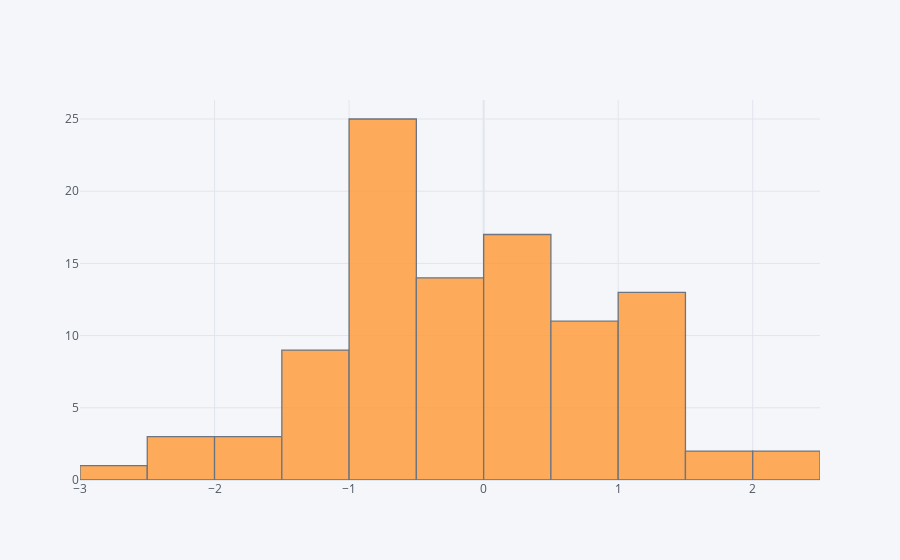

Notebook code for this chart:
### Markdown cell above
## histogram

### Code cell
df['A'].iplot(kind='hist',bins=25)

### Figure 1 — Plotly figure (JSON) as saved in the notebook; plotly's stock layout.template omitted (floating-point values rounded to 4 significant figures)
{"data": [{"histfunc": "count", "histnorm": "", "marker": {"color": "rgba(255, 153, 51, 1.0)", "line": {"color": "#4D5663", "width": 1.3}}, "name": "A", "nbinsx": 25, "opacity": 0.8, "orientation": "v", "type": "histogram", "x": [0.2168, -1.977, -0.5462, -0.682, -1.021, -1.466, -1.387, 0.6793, 0.003323, 0.3526, -2.173, -0.3994, 0.8836, 1.749, 1.298, -0.3223, -2.287, -0.9222, 1.059, -0.7729, 0.1847, 0.9551, 0.06571, -0.288, 0.4193, -0.2298, 1.127, -0.8736, -0.4905, -1.86, -1.301, -0.7363, 0.1858, -0.9194, -0.0476, 1.138, 0.7133, -1.406, 0.1293, 0.0771, 1.207, -0.2923, -0.6492, -2.788, 1.487, -0.2766, 0.672, 1.087, -1.288, -1.169, 2.165, 0.9167, -0.6829, -0.3622, -0.09098, 1.169, -1.08, 1.688, -0.758, -0.9238, -2.114, -0.813, -0.9013, -0.5456, 0.003975, 1.118, 0.9018, -0.8986, -0.2173, -0.5378, 0.7182, 1.385, 0.2074, 0.7458, -1.178, 0.7309, 1.274, -0.5091, 1.212, -0.8696, 0.05468, -0.1033, -0.897, -0.5116, 0.1938, 1.149, -0.7879, 0.2025, -0.1097, 0.4834, 0.2655, 0.8016, -1.728, -0.8585, 2.215, -0.8259, 0.2927, -0.5278, -0.3796, -0.9021]}], "layout": {"barmode": "overlay", "legend": {"bgcolor": "#F5F6F9", "font": {"color": "#4D5663"}}, "paper_bgcolor": "#F5F6F9", "plot_bgcolor": "#F5F6F9", "title": {"font": {"color": "#4D5663"}}, "xaxis": {"gridcolor": "#E1E5ED", "showgrid": true, "tickfont": {"color": "#4D5663"}, "title": {"font": {"color": "#4D5663"}, "text": ""}, "zerolinecolor": "#E1E5ED"}, "yaxis": {"gridcolor": "#E1E5ED", "showgrid": true, "tickfont": {"color": "#4D5663"}, "title": {"font": {"color": "#4D5663"}, "text": ""}, "zerolinecolor": "#E1E5ED"}}}
